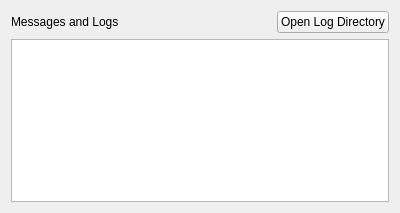
<?xml version="1.0" encoding="UTF-8"?>
<ui version="4.0">
 <class>Form</class>
 <widget class="QWidget" name="Form">
  <property name="geometry">
   <rect>
    <x>0</x>
    <y>0</y>
    <width>400</width>
    <height>213</height>
   </rect>
  </property>
  <property name="windowTitle">
   <string>Form</string>
  </property>
  <layout class="QVBoxLayout" name="verticalLayout">
   <item>
    <layout class="QHBoxLayout" name="horizontalLayout">
     <item>
      <widget class="QLabel" name="label">
       <property name="text">
        <string>Messages and Logs</string>
       </property>
      </widget>
     </item>
     <item>
      <spacer name="horizontalSpacer">
       <property name="orientation">
        <enum>Qt::Horizontal</enum>
       </property>
       <property name="sizeHint" stdset="0">
        <size>
         <width>40</width>
         <height>20</height>
        </size>
       </property>
      </spacer>
     </item>
     <item>
      <widget class="QPushButton" name="pushButton_open_log_directory">
       <property name="text">
        <string>Open Log Directory</string>
       </property>
      </widget>
     </item>
    </layout>
   </item>
   <item>
    <widget class="QTextBrowser" name="textBrowser_log"/>
   </item>
  </layout>
 </widget>
 <resources/>
 <connections/>
</ui>
